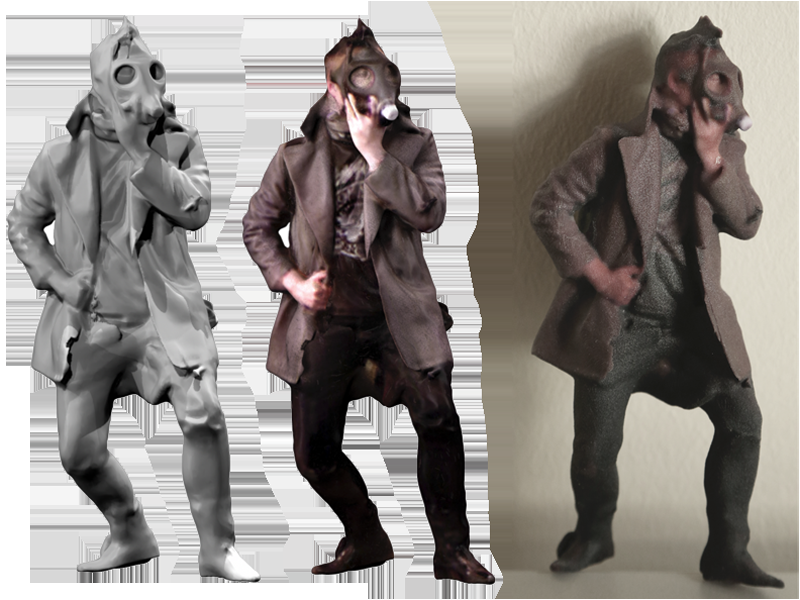
#> input picture images/3DSP.png, 800 x 600 px, given in place of mcdropout.jpeg, which was not available
$ python reshape_img.py
#> lines starting #> are read from the running program, lines starting #| are printed output that depends on the picture; pictures that were not available may be replaced by others from this repository, and a replacement may not be noted
import cv2
import numpy as np

def resize_with_aspect_ratio(image_path, output_path):
    # 이미지를 불러옴
#> called with image_path = 'images/mcdropout.jpeg', output_path = 'images/mcdropout_reshaped.png'
    image = cv2.imread(image_path, cv2.IMREAD_UNCHANGED)
#> image is the input picture: shape (600, 800, 4); mean B, G, R, A 135.1, 139.2, 144.1, 167.7
    h, w = image.shape[:2]
#> h = 600; w = 800

    # 비율 계산
    if h > w:
        new_h, new_w = 160, int(w * (160 / h))
    else:
        new_h, new_w = int(h * (160 / w)), 160
#> new_h = 120; new_w = 160

    # 이미지 리사이즈
    resized_image = cv2.resize(image, (new_w, new_h), interpolation=cv2.INTER_AREA)
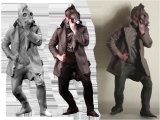
#> resized_image: shape (120, 160, 4); mean B, G, R, A 135.1, 139.2, 144.1, 167.7

    # 리사이즈된 이미지에 알파 채널 추가 (투명도)
    if len(resized_image.shape) == 2: # 흑백 이미지인 경우
        resized_image = cv2.cvtColor(resized_image, cv2.COLOR_GRAY2BGRA)
    elif len(resized_image.shape) == 3: # 컬러 이미지인 경우
        resized_image = cv2.cvtColor(resized_image, cv2.COLOR_BGR2BGRA)

    # 새로운 투명한 배경 생성
    new_background = np.zeros((160, 160, 4), dtype=np.uint8)

    # 리사이즈된 이미지를 가운데에 배치
    y_offset = (160 - new_h) // 2
#> y_offset = 20
    x_offset = (160 - new_w) // 2
#> x_offset = 0
    new_background[y_offset:y_offset+new_h, x_offset:x_offset+new_w] = resized_image
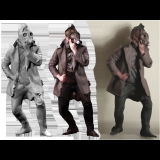
#> new_background: shape (160, 160, 4); mean B, G, R, A 101.3, 104.4, 108.1, 125.8

    # 이미지 저장
    cv2.imwrite(output_path, new_background)

# 사용 예시
resize_with_aspect_ratio('images/mcdropout.jpeg', 'images/mcdropout_reshaped.png')

$ run again, on images/BarronICCV2013_160.png
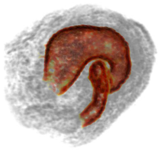
#> input picture images/BarronICCV2013_160.png, 160 x 151 px, given in place of mcdropout.jpeg, which was not available
#> in resize_with_aspect_ratio, image is the input picture: shape (151, 160, 3); mean B, G, R 176.2, 181.1, 195.1
#> in resize_with_aspect_ratio, `new_background[y_offset:y_offset+new_h, x_offset:x_offset+new_w] = res..`:
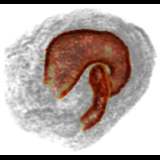
#> new_background: shape (160, 160, 4); mean B, G, R, A 166.2, 170.9, 184.1, 240.7
